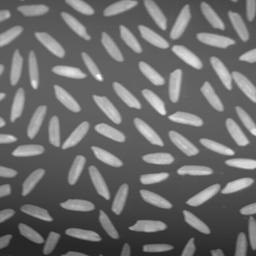
#> input picture rice.jpg, 256 x 256 px
$ jupyter execute l5.ipynb   (older library calls are emulated)
#> lines starting #> are read from the running program, lines starting #| are printed output that depends on the picture
<u><b>Lab - 2 : </b></u> Image Enhancement using Spatial Domain Filtering

Objectives:

Reading and displaying an image in python

[cell 1]
import cv2
import matplotlib.pyplot as plt

image = cv2.imread("rice.jpg")
#> image is the input picture: shape (256, 256, 3); min 32, max 255, mean 108.7
gray = cv2.cvtColor(image, cv2.COLOR_BGR2GRAY)

plt.imshow(gray, cmap='gray')
plt.title("Grayscale Image")
plt.axis('off')
plt.show()

 Averaging/smoothing mask on image

[cell 2]
import cv2
import numpy as np
import matplotlib.pyplot as plt

avg_filtered = cv2.blur(gray, (5, 5))

plt.imshow(avg_filtered, cmap='gray')
plt.title("Averaging Filter (5x5)")
plt.axis('off')
plt.show()

  Averaging mask for noise removal

[cell 3]
noisy_img = gray.copy()
cv2.randn(noisy_img, 96, 3)  # reduce the standard deviation to make noise more subtle
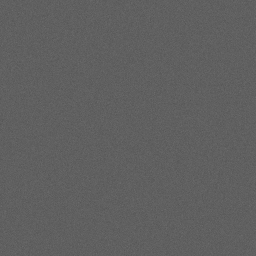
#> noisy_img: shape (256, 256); min 82, max 109, mean 96

denoised = cv2.blur(noisy_img, (5, 5))

plt.figure(figsize=(10,4))
plt.subplot(1, 2, 1)
plt.imshow(noisy_img, cmap='gray')
plt.title("Noisy Image (Subtle Noise)")
plt.axis('off')

plt.subplot(1, 2, 2)
plt.imshow(denoised, cmap='gray')
plt.title("Denoised Image (Averaging)")
plt.axis('off')
plt.show()

Median Filter for Salt and Pepper Noise

[cell 4]
sp_noise = gray.copy()
salt_pepper_prob = 0.05
num_salt = np.ceil(salt_pepper_prob * gray.size * 0.5)
#> num_salt = 1639
num_pepper = np.ceil(salt_pepper_prob * gray.size * 0.5)
#> num_pepper = 1639

coords_salt = [np.random.randint(0, i - 1, int(num_salt)) for i in gray.shape]
coords_pepper = [np.random.randint(0, i - 1, int(num_pepper)) for i in gray.shape]

sp_noise[tuple(coords_salt)] = 255
sp_noise[tuple(coords_pepper)] = 0
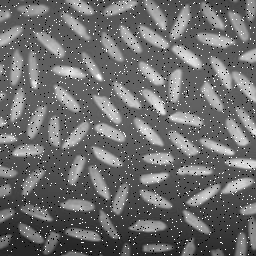
#> sp_noise: shape (256, 256); min 0, max 255, mean 109.5

median_filtered = cv2.medianBlur(sp_noise, 5)

plt.figure(figsize=(10,4))
plt.subplot(1, 2, 1)
plt.imshow(sp_noise, cmap='gray')
plt.title("Salt and Pepper Noise")
plt.axis('off')

plt.subplot(1, 2, 2)
plt.imshow(median_filtered, cmap='gray')
plt.title("After Median Filtering")
plt.axis('off')
plt.show()
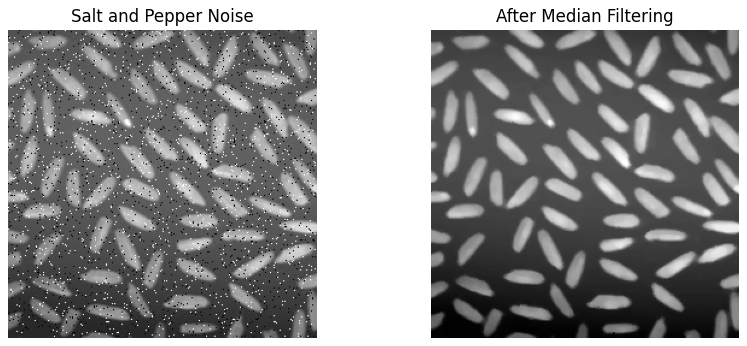
#> figure drawn by matplotlib, 2 panels

 Edge detection using 1st order deriavtive (Image Gradients)

[cell 5]
sobelx = cv2.Sobel(gray, cv2.CV_64F, 1, 0, ksize=3)
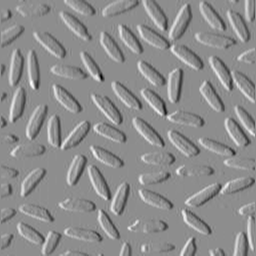
#> sobelx: shape (256, 256) float64; min -399, max 319, mean 0.2; drawn with min black and max white
sobely = cv2.Sobel(gray, cv2.CV_64F, 0, 1, ksize=3)
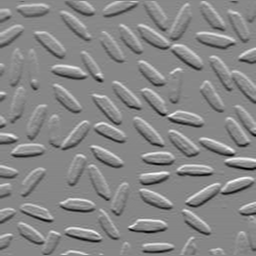
#> sobely: shape (256, 256) float64; min -427, max 375, mean -1.1; drawn with min black and max white
gradient_magnitude = cv2.magnitude(sobelx, sobely)
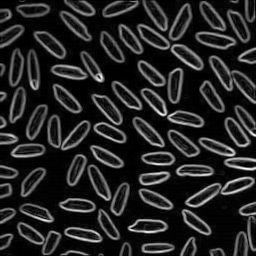
#> gradient_magnitude: shape (256, 256) float64; min 0, max 432.9, mean 62.3; drawn with min black and max white

plt.imshow(gradient_magnitude, cmap='gray')
plt.title("Gradient Magnitude (Sobel)")
plt.axis('off')
plt.show()

 Edge detection using 2nd order deriavtive (Laplacian)

[cell 6]
laplacian = cv2.Laplacian(gray, cv2.CV_64F)
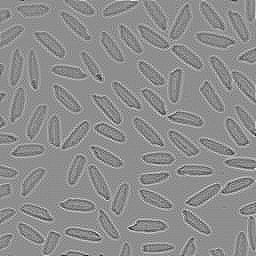
#> laplacian: shape (256, 256) float64; min -99, max 79, mean 0; drawn with min black and max white

plt.imshow(np.abs(laplacian), cmap='gray')
plt.title("Laplacian Edge Detection")
plt.axis('off')
plt.show()
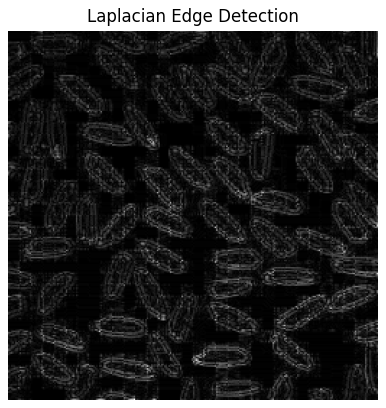
#> figure drawn by matplotlib, 1 panel

 Laplacian of Gaussian (LoG)

[cell 7]
blurred = cv2.GaussianBlur(gray, (5, 5), 0)
log = cv2.Laplacian(blurred, cv2.CV_64F)
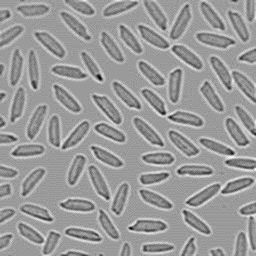
#> log: shape (256, 256) float64; min -37, max 24, mean 0; drawn with min black and max white

plt.imshow(np.abs(log), cmap='gray')
plt.title("Laplacian of Gaussian")
plt.axis('off')
plt.show()
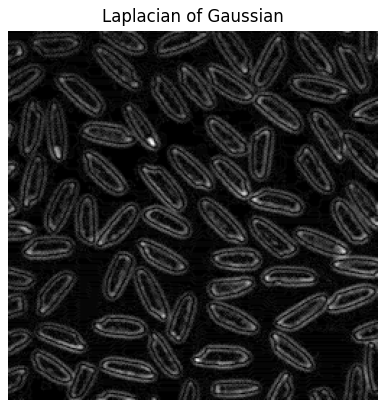
#> figure drawn by matplotlib, 1 panel

$ run again, with imgseg.jpg copied over rice.jpg
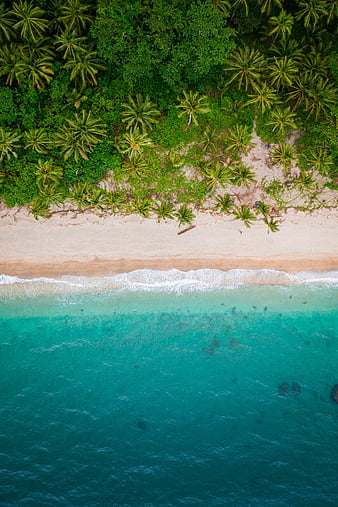
#> input picture imgseg.jpg, 338 x 507 px
#> image is the input picture: shape (507, 338, 3); mean B, G, R 91.9, 117.4, 71.6
#> `log = cv2.Laplacian(blurred, cv2.CV_64F)`:
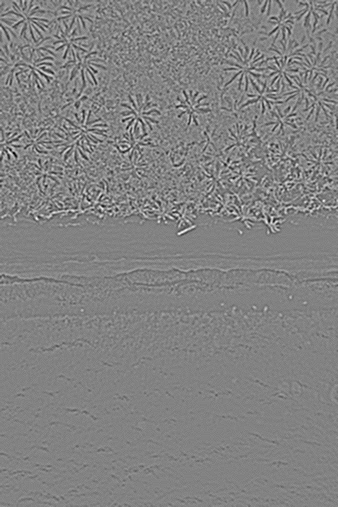
#> log: shape (507, 338) float64; min -62, max 59, mean 0; drawn with min black and max white
#> `plt.show()`:
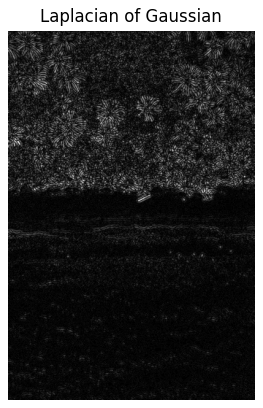
#> figure drawn by matplotlib, 1 panel
